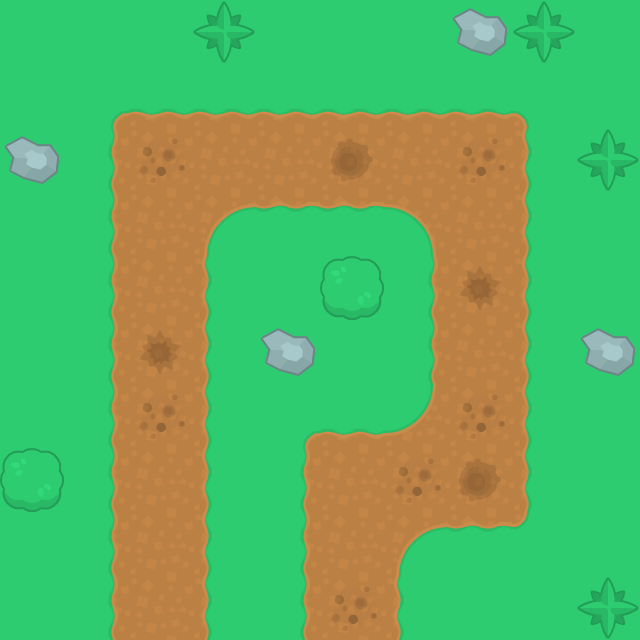

This is a level from a 2D game, rendered from its Tiled map with the project's own tilesets. A one-line summary and the map file follow, with tile-layer data summarised:
An orthogonal 10x10 tile map with 64x64 px tiles, 3 tile layers (background, graphics, effects) and 11 objects.

<map version="1.0" orientation="orthogonal" renderorder="left-up" width="10" height="10" tilewidth="64" tileheight="64" nextobjectid="21">
 <tileset firstgid="1" name="towerDefense_tilesheet" tilewidth="64" tileheight="64" tilecount="299" columns="23">
  <image source="towerDefense_tilesheet.png" width="1472" height="832" />
 </tileset>
 <layer name="background" width="10" height="10">
  <data>[100 cells, 100 non-empty, 1 distinct tile ids]</data>
 </layer>
 <layer name="graphics" width="10" height="10">
  <data>[100 cells, 76 non-empty, 14 distinct tile ids]</data>
 </layer>
 <layer name="effects" width="10" height="10">
  <data>[100 cells, 10 non-empty, 3 distinct tile ids]</data>
 </layer>
 <objectgroup name="path">
  <object id="19" x="160" y="642">
   <polyline points="-2,-2 2,-486 321,-485 321,-160 191,-158 192,-2" />
  </object>
 </objectgroup>
 <objectgroup name="stones">
  <object id="7" x="0" y="128" width="64" height="64" />
  <object id="8" x="448" y="0" width="64" height="64" />
  <object id="9" x="576" y="320" width="64" height="64" />
  <object id="10" x="256" y="320" width="64" height="64" />
 </objectgroup>
 <objectgroup name="bushes">
  <object id="11" x="0" y="448" width="64" height="64" />
  <object id="12" x="192" y="0" width="64" height="64" />
  <object id="13" x="512" y="0" width="64" height="64" />
  <object id="14" x="576" y="128" width="64" height="64" />
  <object id="15" x="576" y="576" width="64" height="64" />
  <object id="16" x="320" y="256" width="64" height="64" />
 </objectgroup>
</map>
